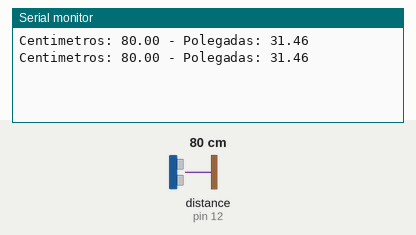
A sketch run on a simulated Arduino Uno, built with avr-gcc and run on an emulated ATmega328P. Shown: the last lines printed to the serial monitor. The test bench sets the inputs (shaded band); at power-on: distance to the obstacle (sensor on pin 12) 80 cm. The echo pulse lasts 58.3 µs per cm.

Above: at 1.8 s.
1.9 s: distance to the obstacle (sensor on pin 12) set to 2 cm
At 2.8 s:
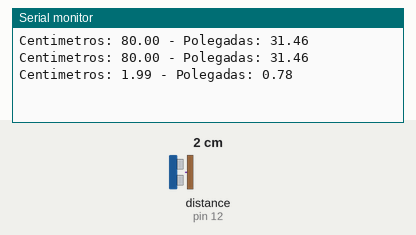
3.4 s: distance to the obstacle (sensor on pin 12) set to 4 cm
At 4.5 s:
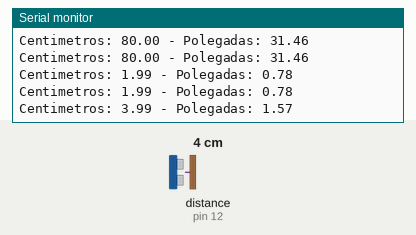
Timing chart, 0 to 6.4 s (numbered marks = the images above; inputs shaded):
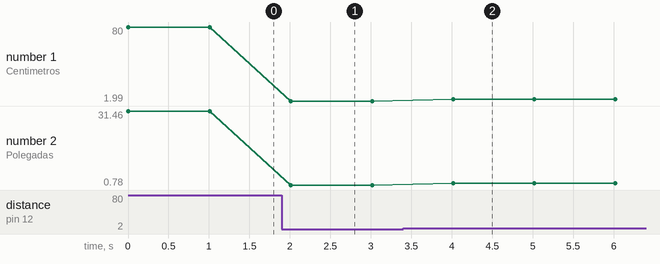

The sketch:

sensor_distancia.ino
```cpp
//Programa : Teste HC-SR04 e biblioteca Ultrasonic
//Autor : Adilson Thomsen

#include <Ultrasonic.h>

//Define os pinos do Arduino ligados ao Trigger e Echo
#define PINO_TRG  13
#define PINO_ECHO 12

//Inicializa o sensor ultrasonico nos pinos especificados
Ultrasonic ultrasonic(PINO_TRG, PINO_ECHO);

void setup()
{
  //Inicializa a serial
  Serial.begin(9600);
}

void loop()
{
  //Variaveis para guardar os valores em
  //cm (cmSec) e polegadas (inMsec)
  float cmMsec, inMsec;

  //Le os valores do sensor ultrasonico
  long microsec = ultrasonic.timing();
  //Atribui os valores em cm ou polegadas as variaveis
  cmMsec = ultrasonic.convert(microsec, Ultrasonic::CM);
  inMsec = ultrasonic.convert(microsec, Ultrasonic::IN);

  //Mostra os valores na serial
  Serial.print("Centimetros: ");
  Serial.print(cmMsec);
  Serial.print(" - Polegadas: ");
  Serial.println(inMsec);

  //Aguarda 1 segundo e reinicia o processo
  delay(1000);
}
```

Measured:
- after the input at 1.9 s, the serial monitor: prints a new line after 0.11 s (image 1)
- after the input at 3.4 s, the serial monitor: prints a new line after 0.62 s (image 2)
- plotted number 1: 80 → 1.99 after the input at 1.9 s, 1.99 → 3.99 after the input at 3.4 s
- plotted number 2: 31.46 → 0.78 after the input at 1.9 s, 0.78 → 1.57 after the input at 3.4 s
